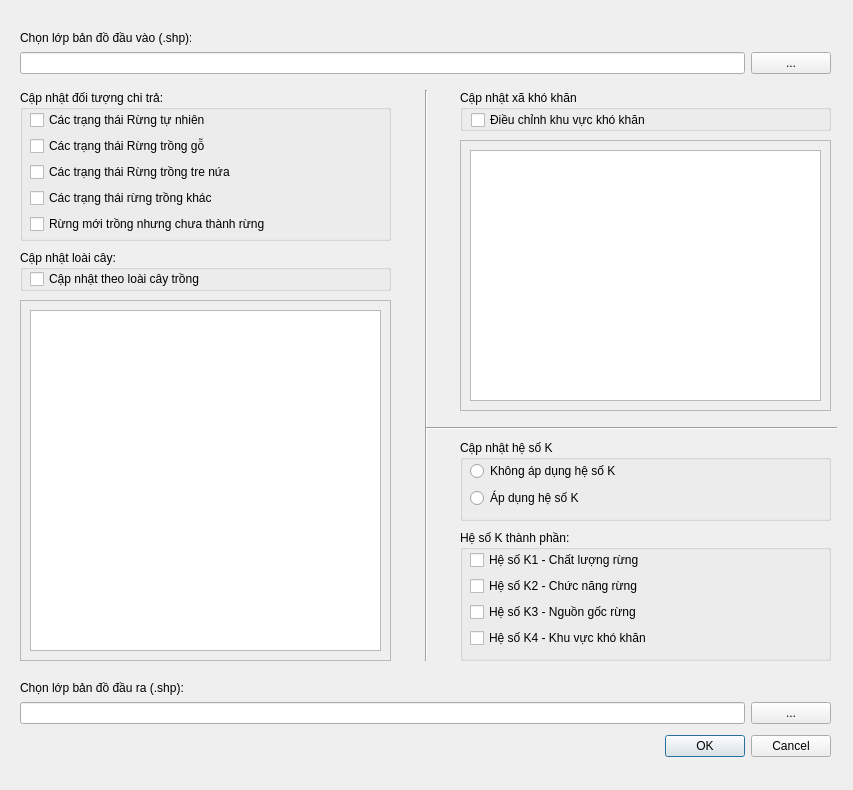
<?xml version="1.0" encoding="UTF-8"?>
<ui version="4.0">
 <class>Dialog_CapNhatDTCT</class>
 <widget class="QDialog" name="Dialog_CapNhatDTCT">
  <property name="geometry">
   <rect>
    <x>0</x>
    <y>0</y>
    <width>853</width>
    <height>790</height>
   </rect>
  </property>
  <property name="windowTitle">
   <string>v5PFES - Cập nhật dữ liệu chi trả</string>
  </property>
  <widget class="QDialogButtonBox" name="buttonBox">
   <property name="geometry">
    <rect>
     <x>490</x>
     <y>730</y>
     <width>341</width>
     <height>32</height>
    </rect>
   </property>
   <property name="orientation">
    <enum>Qt::Horizontal</enum>
   </property>
   <property name="standardButtons">
    <set>QDialogButtonBox::Cancel|QDialogButtonBox::Ok</set>
   </property>
  </widget>
  <widget class="QGroupBox" name="groupBox">
   <property name="geometry">
    <rect>
     <x>20</x>
     <y>90</y>
     <width>371</width>
     <height>151</height>
    </rect>
   </property>
   <property name="title">
    <string>Cập nhật đối tượng chi trả:</string>
   </property>
   <widget class="QWidget" name="layoutWidget">
    <property name="geometry">
     <rect>
      <x>10</x>
      <y>20</y>
      <width>238</width>
      <height>126</height>
     </rect>
    </property>
    <layout class="QVBoxLayout" name="verticalLayout">
     <item>
      <widget class="QCheckBox" name="rtn_checkbox">
       <property name="text">
        <string>Các trạng thái Rừng tự nhiên</string>
       </property>
      </widget>
     </item>
     <item>
      <widget class="QCheckBox" name="rtg_checkbox">
       <property name="text">
        <string>Các trạng thái Rừng trồng gỗ</string>
       </property>
      </widget>
     </item>
     <item>
      <widget class="QCheckBox" name="rttn_checkbox">
       <property name="text">
        <string>Các trạng thái Rừng trồng tre nứa</string>
       </property>
      </widget>
     </item>
     <item>
      <widget class="QCheckBox" name="rtk_checkbox">
       <property name="text">
        <string>Các trạng thái rừng trồng khác</string>
       </property>
      </widget>
     </item>
     <item>
      <widget class="QCheckBox" name="ctr_checkbox">
       <property name="text">
        <string>Rừng mới trồng nhưng chưa thành rừng</string>
       </property>
      </widget>
     </item>
    </layout>
   </widget>
  </widget>
  <widget class="QGroupBox" name="groupBox_2">
   <property name="geometry">
    <rect>
     <x>20</x>
     <y>250</y>
     <width>371</width>
     <height>41</height>
    </rect>
   </property>
   <property name="title">
    <string>Cập nhật loài cây:</string>
   </property>
   <widget class="QCheckBox" name="lc_checkbox">
    <property name="geometry">
     <rect>
      <x>10</x>
      <y>20</y>
      <width>171</width>
      <height>18</height>
     </rect>
    </property>
    <property name="text">
     <string>Cập nhật theo loài cây trồng</string>
    </property>
   </widget>
  </widget>
  <widget class="QLabel" name="label">
   <property name="geometry">
    <rect>
     <x>20</x>
     <y>30</y>
     <width>171</width>
     <height>16</height>
    </rect>
   </property>
   <property name="text">
    <string>Chọn lớp bản đồ đầu vào (.shp):</string>
   </property>
  </widget>
  <widget class="QLabel" name="label_2">
   <property name="geometry">
    <rect>
     <x>20</x>
     <y>680</y>
     <width>171</width>
     <height>16</height>
    </rect>
   </property>
   <property name="text">
    <string>Chọn lớp bản đồ đầu ra (.shp):</string>
   </property>
  </widget>
  <widget class="QWidget" name="layoutWidget">
   <property name="geometry">
    <rect>
     <x>20</x>
     <y>50</y>
     <width>811</width>
     <height>26</height>
    </rect>
   </property>
   <layout class="QGridLayout" name="gridLayout">
    <item row="0" column="0">
     <widget class="QLineEdit" name="inPath"/>
    </item>
    <item row="0" column="1">
     <widget class="QPushButton" name="inBtn">
      <property name="text">
       <string>...</string>
      </property>
     </widget>
    </item>
   </layout>
  </widget>
  <widget class="QWidget" name="layoutWidget">
   <property name="geometry">
    <rect>
     <x>20</x>
     <y>700</y>
     <width>811</width>
     <height>26</height>
    </rect>
   </property>
   <layout class="QGridLayout" name="gridLayout_2">
    <item row="0" column="0">
     <widget class="QLineEdit" name="outPath"/>
    </item>
    <item row="0" column="1">
     <widget class="QPushButton" name="outBtn">
      <property name="text">
       <string>...</string>
      </property>
     </widget>
    </item>
   </layout>
  </widget>
  <widget class="QScrollArea" name="scrollArea">
   <property name="geometry">
    <rect>
     <x>20</x>
     <y>300</y>
     <width>371</width>
     <height>361</height>
    </rect>
   </property>
   <property name="widgetResizable">
    <bool>true</bool>
   </property>
   <widget class="QWidget" name="scrollAreaWidgetContents">
    <property name="geometry">
     <rect>
      <x>0</x>
      <y>0</y>
      <width>369</width>
      <height>359</height>
     </rect>
    </property>
    <layout class="QGridLayout" name="gridLayout_3">
     <item row="0" column="0">
      <widget class="QTableWidget" name="tableWidget"/>
     </item>
    </layout>
   </widget>
  </widget>
  <widget class="QGroupBox" name="groupBox_3">
   <property name="geometry">
    <rect>
     <x>460</x>
     <y>90</y>
     <width>371</width>
     <height>41</height>
    </rect>
   </property>
   <property name="title">
    <string>Cập nhật xã khó khăn</string>
   </property>
   <widget class="QCheckBox" name="xkk_cBx">
    <property name="geometry">
     <rect>
      <x>11</x>
      <y>20</y>
      <width>181</width>
      <height>20</height>
     </rect>
    </property>
    <property name="text">
     <string>Điều chỉnh khu vực khó khăn</string>
    </property>
   </widget>
  </widget>
  <widget class="QScrollArea" name="scrollArea_2">
   <property name="geometry">
    <rect>
     <x>460</x>
     <y>140</y>
     <width>371</width>
     <height>271</height>
    </rect>
   </property>
   <property name="widgetResizable">
    <bool>true</bool>
   </property>
   <widget class="QWidget" name="scrollAreaWidgetContents_2">
    <property name="geometry">
     <rect>
      <x>0</x>
      <y>0</y>
      <width>369</width>
      <height>269</height>
     </rect>
    </property>
    <layout class="QGridLayout" name="gridLayout_4">
     <item row="0" column="0">
      <widget class="QTableWidget" name="tableWidget_2"/>
     </item>
    </layout>
   </widget>
  </widget>
  <widget class="Line" name="line">
   <property name="geometry">
    <rect>
     <x>416</x>
     <y>90</y>
     <width>21</width>
     <height>571</height>
    </rect>
   </property>
   <property name="orientation">
    <enum>Qt::Vertical</enum>
   </property>
  </widget>
  <widget class="Line" name="line_2">
   <property name="geometry">
    <rect>
     <x>426</x>
     <y>420</y>
     <width>411</width>
     <height>16</height>
    </rect>
   </property>
   <property name="orientation">
    <enum>Qt::Horizontal</enum>
   </property>
  </widget>
  <widget class="QGroupBox" name="groupBox_4">
   <property name="geometry">
    <rect>
     <x>460</x>
     <y>440</y>
     <width>371</width>
     <height>81</height>
    </rect>
   </property>
   <property name="title">
    <string>Cập nhật hệ số K</string>
   </property>
   <widget class="QWidget" name="verticalLayoutWidget">
    <property name="geometry">
     <rect>
      <x>10</x>
      <y>20</y>
      <width>291</width>
      <height>51</height>
     </rect>
    </property>
    <layout class="QVBoxLayout" name="verticalLayout_2">
     <item>
      <widget class="QRadioButton" name="noK_rBtn">
       <property name="text">
        <string>Không áp dụng hệ số K</string>
       </property>
      </widget>
     </item>
     <item>
      <widget class="QRadioButton" name="K_rBtn">
       <property name="text">
        <string>Áp dụng hệ số K</string>
       </property>
      </widget>
     </item>
    </layout>
   </widget>
  </widget>
  <widget class="QGroupBox" name="groupBox_5">
   <property name="geometry">
    <rect>
     <x>460</x>
     <y>530</y>
     <width>371</width>
     <height>131</height>
    </rect>
   </property>
   <property name="title">
    <string>Hệ số K thành phần:</string>
   </property>
   <widget class="QWidget" name="layoutWidget_3">
    <property name="geometry">
     <rect>
      <x>10</x>
      <y>20</y>
      <width>238</width>
      <height>101</height>
     </rect>
    </property>
    <layout class="QVBoxLayout" name="verticalLayout_4">
     <item>
      <widget class="QCheckBox" name="k1_cBx">
       <property name="text">
        <string>Hệ số K1 - Chất lượng rừng</string>
       </property>
      </widget>
     </item>
     <item>
      <widget class="QCheckBox" name="k2_cBx">
       <property name="text">
        <string>Hệ số K2 - Chức năng rừng</string>
       </property>
      </widget>
     </item>
     <item>
      <widget class="QCheckBox" name="k3_cBx">
       <property name="text">
        <string>Hệ số K3 - Nguồn gốc rừng</string>
       </property>
      </widget>
     </item>
     <item>
      <widget class="QCheckBox" name="k4_cBx">
       <property name="text">
        <string>Hệ số K4 - Khu vực khó khăn</string>
       </property>
      </widget>
     </item>
    </layout>
   </widget>
  </widget>
 </widget>
 <resources/>
 <connections>
  <connection>
   <sender>buttonBox</sender>
   <signal>accepted()</signal>
   <receiver>Dialog_CapNhatDTCT</receiver>
   <slot>accept()</slot>
   <hints>
    <hint type="sourcelabel">
     <x>248</x>
     <y>254</y>
    </hint>
    <hint type="destinationlabel">
     <x>157</x>
     <y>274</y>
    </hint>
   </hints>
  </connection>
  <connection>
   <sender>buttonBox</sender>
   <signal>rejected()</signal>
   <receiver>Dialog_CapNhatDTCT</receiver>
   <slot>reject()</slot>
   <hints>
    <hint type="sourcelabel">
     <x>316</x>
     <y>260</y>
    </hint>
    <hint type="destinationlabel">
     <x>286</x>
     <y>274</y>
    </hint>
   </hints>
  </connection>
 </connections>
</ui>
